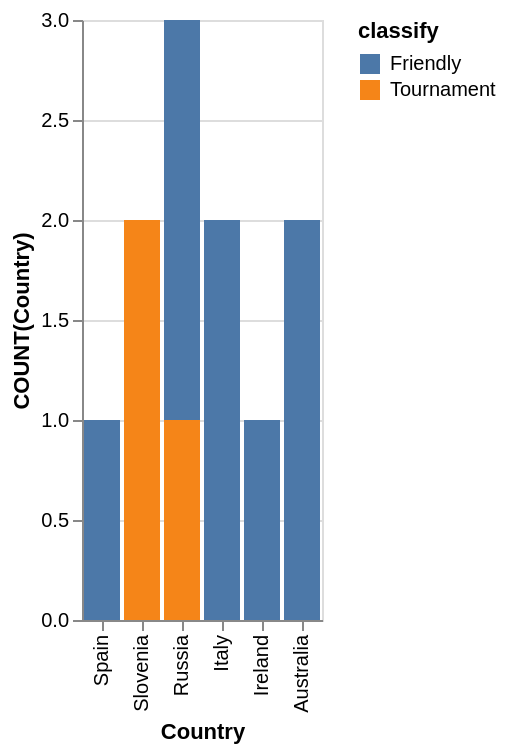

This figure's Vega-Lite source:
### Vega-Lite specification from a JSON file in a GitHub repository (floating-point values rounded to 4 significant figures)
{"data": {"values": [{"x_data": "Spain", "y_data": 1, "classify": "Friendly"}, {"x_data": "Slovenia", "y_data": 0, "classify": "Friendly"}, {"x_data": "Russia", "y_data": 2, "classify": "Friendly"}, {"x_data": "Italy", "y_data": 2, "classify": "Friendly"}, {"x_data": "Ireland", "y_data": 1, "classify": "Friendly"}, {"x_data": "Australia", "y_data": 2, "classify": "Friendly"}, {"x_data": "Spain", "y_data": 0, "classify": "Tournament"}, {"x_data": "Slovenia", "y_data": 2, "classify": "Tournament"}, {"x_data": "Russia", "y_data": 1, "classify": "Tournament"}, {"x_data": "Italy", "y_data": 0, "classify": "Tournament"}, {"x_data": "Ireland", "y_data": 0, "classify": "Tournament"}, {"x_data": "Australia", "y_data": 0, "classify": "Tournament"}]}, "mark": "bar", "encoding": {"x": {"field": "x_data", "type": "nominal", "title": "Country", "sort": "descending"}, "y": {"field": "y_data", "type": "quantitative", "title": "COUNT(Country)"}, "color": {"field": "classify"}}}
